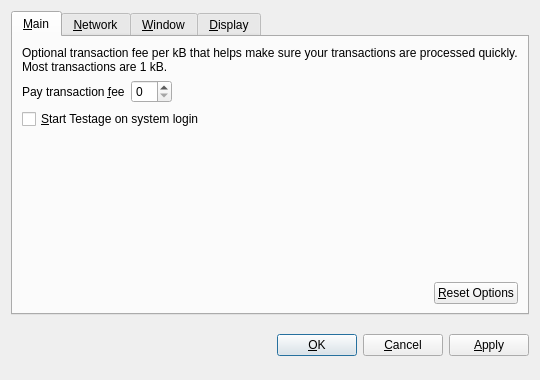
<?xml version="1.0" encoding="UTF-8"?>
<ui version="4.0">
 <class>OptionsDialog</class>
 <widget class="QDialog" name="OptionsDialog">
  <property name="geometry">
   <rect>
    <x>0</x>
    <y>0</y>
    <width>540</width>
    <height>380</height>
   </rect>
  </property>
  <property name="windowTitle">
   <string>Options</string>
  </property>
  <property name="modal">
   <bool>true</bool>
  </property>
  <layout class="QVBoxLayout" name="verticalLayout">
   <item>
    <widget class="QTabWidget" name="tabWidget">
     <property name="tabPosition">
      <enum>QTabWidget::North</enum>
     </property>
     <property name="currentIndex">
      <number>0</number>
     </property>
     <widget class="QWidget" name="tabMain">
      <attribute name="title">
       <string>&amp;Main</string>
      </attribute>
      <layout class="QVBoxLayout" name="verticalLayout_Main">
       <item>
        <widget class="QLabel" name="transactionFeeInfoLabel">
         <property name="text">
          <string>Optional transaction fee per kB that helps make sure your transactions are processed quickly. Most transactions are 1 kB.</string>
         </property>
         <property name="textFormat">
          <enum>Qt::PlainText</enum>
         </property>
         <property name="wordWrap">
          <bool>true</bool>
         </property>
        </widget>
       </item>
       <item>
        <layout class="QHBoxLayout" name="horizontalLayout_1_Main">
         <item>
          <widget class="QLabel" name="transactionFeeLabel">
           <property name="text">
            <string>Pay transaction &amp;fee</string>
           </property>
           <property name="textFormat">
            <enum>Qt::PlainText</enum>
           </property>
           <property name="buddy">
            <cstring>transactionFee</cstring>
           </property>
          </widget>
         </item>
         <item>
          <widget class="BitcoinAmountField" name="transactionFee"/>
         </item>
         <item>
          <spacer name="horizontalSpacer_1_Main">
           <property name="orientation">
            <enum>Qt::Horizontal</enum>
           </property>
           <property name="sizeHint" stdset="0">
            <size>
             <width>40</width>
             <height>20</height>
            </size>
           </property>
          </spacer>
         </item>
        </layout>
       </item>
       <item>
        <widget class="QCheckBox" name="bitcoinAtStartup">
         <property name="toolTip">
          <string>Automatically start Testage after logging in to the system.</string>
         </property>
         <property name="text">
          <string>&amp;Start Testage on system login</string>
         </property>
        </widget>
       </item>
       <item>
        <spacer name="verticalSpacer_Main">
         <property name="orientation">
          <enum>Qt::Vertical</enum>
         </property>
         <property name="sizeHint" stdset="0">
          <size>
           <width>20</width>
           <height>40</height>
          </size>
         </property>
        </spacer>
       </item>
       <item>
        <layout class="QHBoxLayout" name="horizontalLayout_2_Main">
         <item>
          <spacer name="horizontalSpacer_2_Main">
           <property name="orientation">
            <enum>Qt::Horizontal</enum>
           </property>
           <property name="sizeHint" stdset="0">
            <size>
             <width>40</width>
             <height>20</height>
            </size>
           </property>
          </spacer>
         </item>
         <item>
          <widget class="QPushButton" name="resetButton">
           <property name="toolTip">
            <string>Reset all client options to default.</string>
           </property>
           <property name="text">
            <string>&amp;Reset Options</string>
           </property>
           <property name="autoDefault">
            <bool>false</bool>
           </property>
          </widget>
         </item>
        </layout>
       </item>
      </layout>
     </widget>
     <widget class="QWidget" name="tabNetwork">
      <attribute name="title">
       <string>&amp;Network</string>
      </attribute>
      <layout class="QVBoxLayout" name="verticalLayout_Network">
       <item>
        <widget class="QCheckBox" name="mapPortUpnp">
         <property name="toolTip">
          <string>Automatically open the Testage client port on the router. This only works when your router supports UPnP and it is enabled.</string>
         </property>
         <property name="text">
          <string>Map port using &amp;UPnP</string>
         </property>
        </widget>
       </item>
       <item>
        <widget class="QCheckBox" name="connectSocks">
         <property name="toolTip">
          <string>Connect to the Testage network through a SOCKS proxy (e.g. when connecting through Tor).</string>
         </property>
         <property name="text">
          <string>&amp;Connect through SOCKS proxy:</string>
         </property>
        </widget>
       </item>
       <item>
        <layout class="QHBoxLayout" name="horizontalLayout_Network">
         <item>
          <widget class="QLabel" name="proxyIpLabel">
           <property name="text">
            <string>Proxy &amp;IP:</string>
           </property>
           <property name="textFormat">
            <enum>Qt::PlainText</enum>
           </property>
           <property name="buddy">
            <cstring>proxyIp</cstring>
           </property>
          </widget>
         </item>
         <item>
          <widget class="QValidatedLineEdit" name="proxyIp">
           <property name="maximumSize">
            <size>
             <width>140</width>
             <height>16777215</height>
            </size>
           </property>
           <property name="toolTip">
            <string>IP address of the proxy (e.g. 127.0.0.1)</string>
           </property>
          </widget>
         </item>
         <item>
          <widget class="QLabel" name="proxyPortLabel">
           <property name="text">
            <string>&amp;Port:</string>
           </property>
           <property name="textFormat">
            <enum>Qt::PlainText</enum>
           </property>
           <property name="buddy">
            <cstring>proxyPort</cstring>
           </property>
          </widget>
         </item>
         <item>
          <widget class="QLineEdit" name="proxyPort">
           <property name="maximumSize">
            <size>
             <width>55</width>
             <height>16777215</height>
            </size>
           </property>
           <property name="toolTip">
            <string>Port of the proxy (e.g. 9050)</string>
           </property>
          </widget>
         </item>
         <item>
          <widget class="QLabel" name="socksVersionLabel">
           <property name="text">
            <string>SOCKS &amp;Version:</string>
           </property>
           <property name="textFormat">
            <enum>Qt::PlainText</enum>
           </property>
           <property name="buddy">
            <cstring>socksVersion</cstring>
           </property>
          </widget>
         </item>
         <item>
          <widget class="QValueComboBox" name="socksVersion">
           <property name="toolTip">
            <string>SOCKS version of the proxy (e.g. 5)</string>
           </property>
          </widget>
         </item>
         <item>
          <spacer name="horizontalSpacer_Network">
           <property name="orientation">
            <enum>Qt::Horizontal</enum>
           </property>
           <property name="sizeHint" stdset="0">
            <size>
             <width>40</width>
             <height>20</height>
            </size>
           </property>
          </spacer>
         </item>
        </layout>
       </item>
       <item>
        <spacer name="verticalSpacer_Network">
         <property name="orientation">
          <enum>Qt::Vertical</enum>
         </property>
         <property name="sizeHint" stdset="0">
          <size>
           <width>20</width>
           <height>40</height>
          </size>
         </property>
        </spacer>
       </item>
      </layout>
     </widget>
     <widget class="QWidget" name="tabWindow">
      <attribute name="title">
       <string>&amp;Window</string>
      </attribute>
      <layout class="QVBoxLayout" name="verticalLayout_Window">
       <item>
        <widget class="QCheckBox" name="minimizeToTray">
         <property name="toolTip">
          <string>Show only a tray icon after minimizing the window.</string>
         </property>
         <property name="text">
          <string>&amp;Minimize to the tray instead of the taskbar</string>
         </property>
        </widget>
       </item>
       <item>
        <widget class="QCheckBox" name="minimizeOnClose">
         <property name="toolTip">
          <string>Minimize instead of exit the application when the window is closed. When this option is enabled, the application will be closed only after selecting Quit in the menu.</string>
         </property>
         <property name="text">
          <string>M&amp;inimize on close</string>
         </property>
        </widget>
       </item>
       <item>
        <spacer name="verticalSpacer_Window">
         <property name="orientation">
          <enum>Qt::Vertical</enum>
         </property>
         <property name="sizeHint" stdset="0">
          <size>
           <width>20</width>
           <height>40</height>
          </size>
         </property>
        </spacer>
       </item>
      </layout>
     </widget>
     <widget class="QWidget" name="tabDisplay">
      <attribute name="title">
       <string>&amp;Display</string>
      </attribute>
      <layout class="QVBoxLayout" name="verticalLayout_Display">
       <item>
        <layout class="QHBoxLayout" name="horizontalLayout_1_Display">
         <item>
          <widget class="QLabel" name="langLabel">
           <property name="text">
            <string>User Interface &amp;language:</string>
           </property>
           <property name="textFormat">
            <enum>Qt::PlainText</enum>
           </property>
           <property name="buddy">
            <cstring>lang</cstring>
           </property>
          </widget>
         </item>
         <item>
          <widget class="QValueComboBox" name="lang">
           <property name="toolTip">
            <string>The user interface language can be set here. This setting will take effect after restarting Testage.</string>
           </property>
          </widget>
         </item>
        </layout>
       </item>
       <item>
        <layout class="QHBoxLayout" name="horizontalLayout_2_Display">
         <item>
          <widget class="QLabel" name="unitLabel">
           <property name="text">
            <string>&amp;Unit to show amounts in:</string>
           </property>
           <property name="textFormat">
            <enum>Qt::PlainText</enum>
           </property>
           <property name="buddy">
            <cstring>unit</cstring>
           </property>
          </widget>
         </item>
         <item>
          <widget class="QValueComboBox" name="unit">
           <property name="toolTip">
            <string>Choose the default subdivision unit to show in the interface and when sending coins.</string>
           </property>
          </widget>
         </item>
        </layout>
       </item>
       <item>
        <widget class="QCheckBox" name="displayAddresses">
         <property name="toolTip">
          <string>Whether to show Testage addresses in the transaction list or not.</string>
         </property>
         <property name="text">
          <string>&amp;Display addresses in transaction list</string>
         </property>
        </widget>
       </item>
       <item>
        <spacer name="verticalSpacer_Display">
         <property name="orientation">
          <enum>Qt::Vertical</enum>
         </property>
         <property name="sizeHint" stdset="0">
          <size>
           <width>20</width>
           <height>40</height>
          </size>
         </property>
        </spacer>
       </item>
      </layout>
     </widget>
    </widget>
   </item>
   <item>
    <layout class="QHBoxLayout" name="horizontalLayout_Buttons">
     <item>
      <spacer name="horizontalSpacer_1">
       <property name="orientation">
        <enum>Qt::Horizontal</enum>
       </property>
       <property name="sizeHint" stdset="0">
        <size>
         <width>40</width>
         <height>48</height>
        </size>
       </property>
      </spacer>
     </item>
     <item>
      <widget class="QLabel" name="statusLabel">
       <property name="font">
        <font>
         <weight>75</weight>
         <bold>true</bold>
        </font>
       </property>
       <property name="text">
        <string/>
       </property>
       <property name="textFormat">
        <enum>Qt::PlainText</enum>
       </property>
       <property name="wordWrap">
        <bool>true</bool>
       </property>
      </widget>
     </item>
     <item>
      <spacer name="horizontalSpacer_2">
       <property name="orientation">
        <enum>Qt::Horizontal</enum>
       </property>
       <property name="sizeHint" stdset="0">
        <size>
         <width>40</width>
         <height>48</height>
        </size>
       </property>
      </spacer>
     </item>
     <item>
      <widget class="QPushButton" name="okButton">
       <property name="text">
        <string>&amp;OK</string>
       </property>
      </widget>
     </item>
     <item>
      <widget class="QPushButton" name="cancelButton">
       <property name="text">
        <string>&amp;Cancel</string>
       </property>
       <property name="autoDefault">
        <bool>false</bool>
       </property>
      </widget>
     </item>
     <item>
      <widget class="QPushButton" name="applyButton">
       <property name="text">
        <string>&amp;Apply</string>
       </property>
       <property name="autoDefault">
        <bool>false</bool>
       </property>
      </widget>
     </item>
    </layout>
   </item>
  </layout>
 </widget>
 <customwidgets>
  <customwidget>
   <class>BitcoinAmountField</class>
   <extends>QSpinBox</extends>
   <header>bitcoinamountfield.h</header>
  </customwidget>
  <customwidget>
   <class>QValueComboBox</class>
   <extends>QComboBox</extends>
   <header>qvaluecombobox.h</header>
  </customwidget>
  <customwidget>
   <class>QValidatedLineEdit</class>
   <extends>QLineEdit</extends>
   <header>qvalidatedlineedit.h</header>
  </customwidget>
 </customwidgets>
 <resources/>
 <connections/>
</ui>
